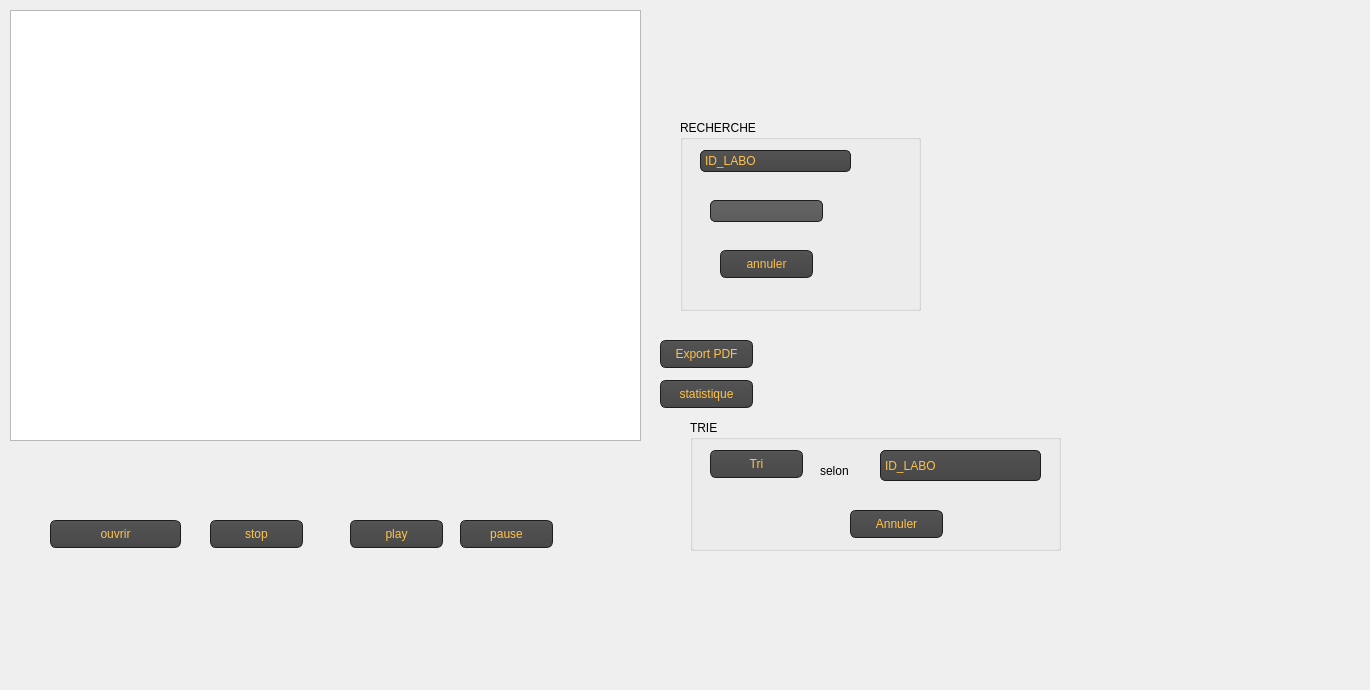
     <widget class="QWidget" name="tab_17">
      <attribute name="title">
       <string>Afficher</string>
      </attribute>
      <widget class="QTableView" name="tableView">
       <property name="geometry">
        <rect>
         <x>10</x>
         <y>10</y>
         <width>631</width>
         <height>431</height>
        </rect>
       </property>
       <property name="styleSheet">
        <string notr="true">font: 87 italic 9pt &quot;Neue Haas Grotesk Text Pro Blac&quot;;
border-color: rgb(0, 170, 0);

selection-background-color: rgb(34, 159, 20);</string>
       </property>
      </widget>
      <widget class="QPushButton" name="pushButton_4">
       <property name="geometry">
        <rect>
         <x>710</x>
         <y>450</y>
         <width>93</width>
         <height>28</height>
        </rect>
       </property>
       <property name="styleSheet">
        <string notr="true">QPushButton
{
    color: #ffc34a;
    background-color: QLinearGradient( x1: 0, y1: 0, x2: 0, y2: 1, stop: 0 #565656, stop: 0.1 #525252, stop: 0.5 #4e4e4e, stop: 0.9 #4a4a4a, stop: 1 #464646);
    border-width: 1px;
    border-color: #1e1e1e;
    border-style: solid;
    border-radius: 6;
    padding: 3px;
    font-size: 12px;
    padding-left: 5px;
    padding-right: 5px;
}

QPushButton:pressed
{
    background-color: QLinearGradient( x1: 0, y1: 0, x2: 0, y2: 1, stop: 0 #2d2d2d, stop: 0.1 #2b2b2b, stop: 0.5 #292929, stop: 0.9 #282828, stop: 1 #252525);
}</string>
       </property>
       <property name="text">
        <string>Tri</string>
       </property>
      </widget>
      <widget class="QComboBox" name="comboBox_tri_3">
       <property name="geometry">
        <rect>
         <x>880</x>
         <y>450</y>
         <width>161</width>
         <height>31</height>
        </rect>
       </property>
       <property name="styleSheet">
        <string notr="true">QComboBox
{
 color: #ffc34a;
    selection-background-color: #ffaa00;
    background-color: QLinearGradient( x1: 0, y1: 0, x2: 0, y2: 1, stop: 0 #565656, stop: 0.1 #525252, stop: 0.5 #4e4e4e, stop: 0.9 #4a4a4a, stop: 1 #464646);
    border-style: solid;
    border: 1px solid #1e1e1e;
    border-radius: 5;
}

QComboBox:hover,QPushButton:hover
{
    border: 2px solid QLinearGradient( x1: 0, y1: 0, x2: 0, y2: 1, stop: 0 #ffa02f, stop: 1 #d7801a);
}


QComboBox:on
{
    padding-top: 3px;
    padding-left: 4px;
    background-color: QLinearGradient( x1: 0, y1: 0, x2: 0, y2: 1, stop: 0 #2d2d2d, stop: 0.1 #2b2b2b, stop: 0.5 #292929, stop: 0.9 #282828, stop: 1 #252525);
    selection-background-color: #ffaa00;
}

QComboBox QAbstractItemView
{
    border: 2px solid darkgray;
    selection-background-color: QLinearGradient( x1: 0, y1: 0, x2: 0, y2: 1, stop: 0 #ffa02f, stop: 1 #d7801a);
}

QComboBox::drop-down
{
     subcontrol-origin: padding;
     subcontrol-position: top right;
     width: 15px;

     border-left-width: 0px;
     border-left-color: darkgray;
     border-left-style: solid; /* just a single line */
     border-top-right-radius: 3px; /* same radius as the QComboBox */
     border-bottom-right-radius: 3px;
 }
</string>
       </property>
       <item>
        <property name="text">
         <string>ID_LABO</string>
        </property>
       </item>
       <item>
        <property name="text">
         <string>NOM_LABO</string>
        </property>
       </item>
       <item>
        <property name="text">
         <string>NTEL_LABO</string>
        </property>
       </item>
       <item>
        <property name="text">
         <string>SPECIALITE </string>
        </property>
       </item>
       <item>
        <property name="text">
         <string>ADRESSE </string>
        </property>
       </item>
      </widget>
      <widget class="QPushButton" name="pushButton_5">
       <property name="geometry">
        <rect>
         <x>850</x>
         <y>510</y>
         <width>93</width>
         <height>28</height>
        </rect>
       </property>
       <property name="styleSheet">
        <string notr="true">QPushButton
{
    color: #ffc34a;
    background-color: QLinearGradient( x1: 0, y1: 0, x2: 0, y2: 1, stop: 0 #565656, stop: 0.1 #525252, stop: 0.5 #4e4e4e, stop: 0.9 #4a4a4a, stop: 1 #464646);
    border-width: 1px;
    border-color: #1e1e1e;
    border-style: solid;
    border-radius: 6;
    padding: 3px;
    font-size: 12px;
    padding-left: 5px;
    padding-right: 5px;
}

QPushButton:pressed
{
    background-color: QLinearGradient( x1: 0, y1: 0, x2: 0, y2: 1, stop: 0 #2d2d2d, stop: 0.1 #2b2b2b, stop: 0.5 #292929, stop: 0.9 #282828, stop: 1 #252525);
}</string>
       </property>
       <property name="text">
        <string>Annuler</string>
       </property>
      </widget>
      <widget class="QLabel" name="label_90">
       <property name="geometry">
        <rect>
         <x>820</x>
         <y>460</y>
         <width>51</width>
         <height>21</height>
        </rect>
       </property>
       <property name="styleSheet">
        <string notr="true">font: 75 10pt &quot;MS Shell Dlg 2&quot;;</string>
       </property>
       <property name="text">
        <string>selon</string>
       </property>
      </widget>
      <widget class="QComboBox" name="comboBox_chercher">
       <property name="geometry">
        <rect>
         <x>700</x>
         <y>150</y>
         <width>151</width>
         <height>22</height>
        </rect>
       </property>
       <property name="styleSheet">
        <string notr="true">QComboBox
{
 color: #ffc34a;
    selection-background-color: #ffaa00;
    background-color: QLinearGradient( x1: 0, y1: 0, x2: 0, y2: 1, stop: 0 #565656, stop: 0.1 #525252, stop: 0.5 #4e4e4e, stop: 0.9 #4a4a4a, stop: 1 #464646);
    border-style: solid;
    border: 1px solid #1e1e1e;
    border-radius: 5;
}

QComboBox:hover,QPushButton:hover
{
    border: 2px solid QLinearGradient( x1: 0, y1: 0, x2: 0, y2: 1, stop: 0 #ffa02f, stop: 1 #d7801a);
}


QComboBox:on
{
    padding-top: 3px;
    padding-left: 4px;
    background-color: QLinearGradient( x1: 0, y1: 0, x2: 0, y2: 1, stop: 0 #2d2d2d, stop: 0.1 #2b2b2b, stop: 0.5 #292929, stop: 0.9 #282828, stop: 1 #252525);
    selection-background-color: #ffaa00;
}

QComboBox QAbstractItemView
{
    border: 2px solid darkgray;
    selection-background-color: QLinearGradient( x1: 0, y1: 0, x2: 0, y2: 1, stop: 0 #ffa02f, stop: 1 #d7801a);
}

QComboBox::drop-down
{
     subcontrol-origin: padding;
     subcontrol-position: top right;
     width: 15px;

     border-left-width: 0px;
     border-left-color: darkgray;
     border-left-style: solid; /* just a single line */
     border-top-right-radius: 3px; /* same radius as the QComboBox */
     border-bottom-right-radius: 3px;
 }</string>
       </property>
       <item>
        <property name="text">
         <string>ID_LABO</string>
        </property>
       </item>
       <item>
        <property name="text">
         <string>NOM_LABO</string>
        </property>
       </item>
       <item>
        <property name="text">
         <string>NTEL_LABO</string>
        </property>
       </item>
       <item>
        <property name="text">
         <string>SPECIALITE</string>
        </property>
       </item>
       <item>
        <property name="text">
         <string>ADRESSE </string>
        </property>
       </item>
      </widget>
      <widget class="QLineEdit" name="lineEdit_chercher">
       <property name="geometry">
        <rect>
         <x>710</x>
         <y>200</y>
         <width>113</width>
         <height>22</height>
        </rect>
       </property>
       <property name="styleSheet">
        <string notr="true">QLineEdit
{
color: #ffc34a;
    background-color: QLinearGradient( x1: 0, y1: 0, x2: 0, y2: 1, stop: 0 #ffc34a, stop: 0 #646464, stop: 1 #5d5d5d);
    padding: 1px;
    border-style: solid;
    border: 1px solid #1e1e1e;
    border-radius: 5;
}</string>
       </property>
      </widget>
      <widget class="QPushButton" name="pushButton_6">
       <property name="geometry">
        <rect>
         <x>660</x>
         <y>340</y>
         <width>93</width>
         <height>28</height>
        </rect>
       </property>
       <property name="styleSheet">
        <string notr="true">QPushButton
{
    color: #ffc34a;
    background-color: QLinearGradient( x1: 0, y1: 0, x2: 0, y2: 1, stop: 0 #565656, stop: 0.1 #525252, stop: 0.5 #4e4e4e, stop: 0.9 #4a4a4a, stop: 1 #464646);
    border-width: 1px;
    border-color: #1e1e1e;
    border-style: solid;
    border-radius: 6;
    padding: 3px;
    font-size: 12px;
    padding-left: 5px;
    padding-right: 5px;
}

QPushButton:pressed
{
    background-color: QLinearGradient( x1: 0, y1: 0, x2: 0, y2: 1, stop: 0 #2d2d2d, stop: 0.1 #2b2b2b, stop: 0.5 #292929, stop: 0.9 #282828, stop: 1 #252525);
}</string>
       </property>
       <property name="text">
        <string>Export PDF</string>
       </property>
      </widget>
      <widget class="QPushButton" name="pushButton_7">
       <property name="geometry">
        <rect>
         <x>660</x>
         <y>380</y>
         <width>93</width>
         <height>28</height>
        </rect>
       </property>
       <property name="styleSheet">
        <string notr="true">QPushButton
{
    color: #ffc34a;
    background-color: QLinearGradient( x1: 0, y1: 0, x2: 0, y2: 1, stop: 0 #565656, stop: 0.1 #525252, stop: 0.5 #4e4e4e, stop: 0.9 #4a4a4a, stop: 1 #464646);
    border-width: 1px;
    border-color: #1e1e1e;
    border-style: solid;
    border-radius: 6;
    padding: 3px;
    font-size: 12px;
    padding-left: 5px;
    padding-right: 5px;
}

QPushButton:pressed
{
    background-color: QLinearGradient( x1: 0, y1: 0, x2: 0, y2: 1, stop: 0 #2d2d2d, stop: 0.1 #2b2b2b, stop: 0.5 #292929, stop: 0.9 #282828, stop: 1 #252525);
}</string>
       </property>
       <property name="text">
        <string>statistique</string>
       </property>
      </widget>
      <widget class="QPushButton" name="pushButton_10">
       <property name="geometry">
        <rect>
         <x>720</x>
         <y>250</y>
         <width>93</width>
         <height>28</height>
        </rect>
       </property>
       <property name="styleSheet">
        <string notr="true">QPushButton
{
    color: #ffc34a;
    background-color: QLinearGradient( x1: 0, y1: 0, x2: 0, y2: 1, stop: 0 #565656, stop: 0.1 #525252, stop: 0.5 #4e4e4e, stop: 0.9 #4a4a4a, stop: 1 #464646);
    border-width: 1px;
    border-color: #1e1e1e;
    border-style: solid;
    border-radius: 6;
    padding: 3px;
    font-size: 12px;
    padding-left: 5px;
    padding-right: 5px;
}

QPushButton:pressed
{
    background-color: QLinearGradient( x1: 0, y1: 0, x2: 0, y2: 1, stop: 0 #2d2d2d, stop: 0.1 #2b2b2b, stop: 0.5 #292929, stop: 0.9 #282828, stop: 1 #252525);
}</string>
       </property>
       <property name="text">
        <string>annuler</string>
       </property>
      </widget>
      <widget class="QGroupBox" name="groupBox_13">
       <property name="geometry">
        <rect>
         <x>690</x>
         <y>420</y>
         <width>371</width>
         <height>131</height>
        </rect>
       </property>
       <property name="styleSheet">
        <string notr="true">font: 25 9pt &quot;Adobe Song Std L&quot;;
font: 75 9pt &quot;Adobe Caslon Pro Bold&quot;;</string>
       </property>
       <property name="title">
        <string>TRIE</string>
       </property>
      </widget>
      <widget class="QGroupBox" name="groupBox_14">
       <property name="geometry">
        <rect>
         <x>680</x>
         <y>120</y>
         <width>241</width>
         <height>191</height>
        </rect>
       </property>
       <property name="styleSheet">
        <string notr="true">font: 25 9pt &quot;Adobe Song Std L&quot;;
font: 75 9pt &quot;Adobe Caslon Pro Bold&quot;;</string>
       </property>
       <property name="title">
        <string>RECHERCHE</string>
       </property>
      </widget>
      <widget class="QPushButton" name="pushButton_9">
       <property name="geometry">
        <rect>
         <x>460</x>
         <y>520</y>
         <width>93</width>
         <height>28</height>
        </rect>
       </property>
       <property name="styleSheet">
        <string notr="true">QPushButton
{
    color: #ffc34a;
    background-color: QLinearGradient( x1: 0, y1: 0, x2: 0, y2: 1, stop: 0 #565656, stop: 0.1 #525252, stop: 0.5 #4e4e4e, stop: 0.9 #4a4a4a, stop: 1 #464646);
    border-width: 1px;
    border-color: #1e1e1e;
    border-style: solid;
    border-radius: 6;
    padding: 3px;
    font-size: 12px;
    padding-left: 5px;
    padding-right: 5px;
}

QPushButton:pressed
{
    background-color: QLinearGradient( x1: 0, y1: 0, x2: 0, y2: 1, stop: 0 #2d2d2d, stop: 0.1 #2b2b2b, stop: 0.5 #292929, stop: 0.9 #282828, stop: 1 #252525);
}</string>
       </property>
       <property name="text">
        <string>pause</string>
       </property>
      </widget>
      <widget class="QPushButton" name="pushButtonStop">
       <property name="geometry">
        <rect>
         <x>210</x>
         <y>520</y>
         <width>93</width>
         <height>28</height>
        </rect>
       </property>
       <property name="styleSheet">
        <string notr="true">QPushButton
{
    color: #ffc34a;
    background-color: QLinearGradient( x1: 0, y1: 0, x2: 0, y2: 1, stop: 0 #565656, stop: 0.1 #525252, stop: 0.5 #4e4e4e, stop: 0.9 #4a4a4a, stop: 1 #464646);
    border-width: 1px;
    border-color: #1e1e1e;
    border-style: solid;
    border-radius: 6;
    padding: 3px;
    font-size: 12px;
    padding-left: 5px;
    padding-right: 5px;
}

QPushButton:pressed
{
    background-color: QLinearGradient( x1: 0, y1: 0, x2: 0, y2: 1, stop: 0 #2d2d2d, stop: 0.1 #2b2b2b, stop: 0.5 #292929, stop: 0.9 #282828, stop: 1 #252525);
}</string>
       </property>
       <property name="text">
        <string>stop</string>
       </property>
      </widget>
      <widget class="QPushButton" name="pushButtonplay">
       <property name="geometry">
        <rect>
         <x>350</x>
         <y>520</y>
         <width>93</width>
         <height>28</height>
        </rect>
       </property>
       <property name="styleSheet">
        <string notr="true">QPushButton
{
    color: #ffc34a;
    background-color: QLinearGradient( x1: 0, y1: 0, x2: 0, y2: 1, stop: 0 #565656, stop: 0.1 #525252, stop: 0.5 #4e4e4e, stop: 0.9 #4a4a4a, stop: 1 #464646);
    border-width: 1px;
    border-color: #1e1e1e;
    border-style: solid;
    border-radius: 6;
    padding: 3px;
    font-size: 12px;
    padding-left: 5px;
    padding-right: 5px;
}

QPushButton:pressed
{
    background-color: QLinearGradient( x1: 0, y1: 0, x2: 0, y2: 1, stop: 0 #2d2d2d, stop: 0.1 #2b2b2b, stop: 0.5 #292929, stop: 0.9 #282828, stop: 1 #252525);
}</string>
       </property>
       <property name="text">
        <string>play</string>
       </property>
      </widget>
      <widget class="QPushButton" name="pushButton_ovrir">
       <property name="geometry">
        <rect>
         <x>50</x>
         <y>520</y>
         <width>131</width>
         <height>28</height>
        </rect>
       </property>
       <property name="styleSheet">
        <string notr="true">QPushButton
{
    color: #ffc34a;
    background-color: QLinearGradient( x1: 0, y1: 0, x2: 0, y2: 1, stop: 0 #565656, stop: 0.1 #525252, stop: 0.5 #4e4e4e, stop: 0.9 #4a4a4a, stop: 1 #464646);
    border-width: 1px;
    border-color: #1e1e1e;
    border-style: solid;
    border-radius: 6;
    padding: 3px;
    font-size: 12px;
    padding-left: 5px;
    padding-right: 5px;
}

QPushButton:pressed
{
    background-color: QLinearGradient( x1: 0, y1: 0, x2: 0, y2: 1, stop: 0 #2d2d2d, stop: 0.1 #2b2b2b, stop: 0.5 #292929, stop: 0.9 #282828, stop: 1 #252525);
}</string>
       </property>
       <property name="text">
        <string>ouvrir</string>
       </property>
      </widget>
      <widget class="QLabel" name="label_43">
       <property name="geometry">
        <rect>
         <x>-130</x>
         <y>-30</y>
         <width>1361</width>
         <height>681</height>
        </rect>
       </property>
       <property name="text">
        <string/>
       </property>
       <property name="pixmap">
        <pixmap>../wallpaperflare.com_wallpaper (1) (1).png</pixmap>
       </property>
      </widget>
      <zorder>label_43</zorder>
      <zorder>comboBox_tri_3</zorder>
      <zorder>label_90</zorder>
      <zorder>pushButton_10</zorder>
      <zorder>groupBox_13</zorder>
      <zorder>groupBox_14</zorder>
      <zorder>tableView</zorder>
      <zorder>pushButton_4</zorder>
      <zorder>comboBox_chercher</zorder>
      <zorder>lineEdit_chercher</zorder>
      <zorder>pushButton_5</zorder>
      <zorder>pushButton_7</zorder>
      <zorder>pushButton_6</zorder>
      <zorder>pushButton_9</zorder>
      <zorder>pushButtonStop</zorder>
      <zorder>pushButtonplay</zorder>
      <zorder>pushButton_ovrir</zorder>
     </widget>
